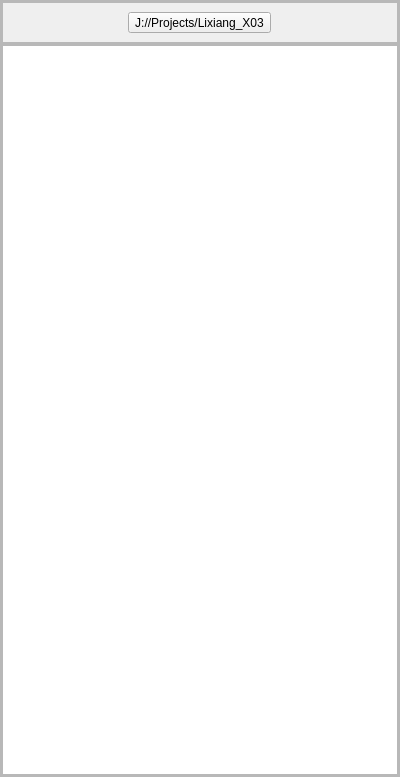
<?xml version="1.0" encoding="UTF-8"?>
<ui version="4.0">
 <class>Form</class>
 <widget class="QWidget" name="Form">
  <property name="geometry">
   <rect>
    <x>0</x>
    <y>0</y>
    <width>400</width>
    <height>777</height>
   </rect>
  </property>
  <property name="sizePolicy">
   <sizepolicy hsizetype="Preferred" vsizetype="Preferred">
    <horstretch>0</horstretch>
    <verstretch>0</verstretch>
   </sizepolicy>
  </property>
  <property name="minimumSize">
   <size>
    <width>0</width>
    <height>0</height>
   </size>
  </property>
  <property name="baseSize">
   <size>
    <width>500</width>
    <height>0</height>
   </size>
  </property>
  <property name="windowTitle">
   <string>Form</string>
  </property>
  <property name="styleSheet">
   <string notr="true"/>
  </property>
  <layout class="QHBoxLayout" name="horizontalLayout">
   <property name="leftMargin">
    <number>0</number>
   </property>
   <property name="topMargin">
    <number>0</number>
   </property>
   <property name="rightMargin">
    <number>0</number>
   </property>
   <property name="bottomMargin">
    <number>0</number>
   </property>
   <item>
    <widget class="QFrame" name="uiFrameFileSystem">
     <property name="sizePolicy">
      <sizepolicy hsizetype="Preferred" vsizetype="Preferred">
       <horstretch>0</horstretch>
       <verstretch>0</verstretch>
      </sizepolicy>
     </property>
     <property name="styleSheet">
      <string notr="true"/>
     </property>
     <property name="frameShape">
      <enum>QFrame::StyledPanel</enum>
     </property>
     <property name="frameShadow">
      <enum>QFrame::Raised</enum>
     </property>
     <layout class="QVBoxLayout" name="verticalLayout">
      <property name="spacing">
       <number>0</number>
      </property>
      <property name="leftMargin">
       <number>0</number>
      </property>
      <property name="topMargin">
       <number>0</number>
      </property>
      <property name="rightMargin">
       <number>0</number>
      </property>
      <property name="bottomMargin">
       <number>0</number>
      </property>
      <item>
       <widget class="QFrame" name="uiFrameFileSystemTitleBar">
        <property name="sizePolicy">
         <sizepolicy hsizetype="Expanding" vsizetype="Fixed">
          <horstretch>0</horstretch>
          <verstretch>0</verstretch>
         </sizepolicy>
        </property>
        <property name="minimumSize">
         <size>
          <width>0</width>
          <height>40</height>
         </size>
        </property>
        <property name="cursor">
         <cursorShape>ArrowCursor</cursorShape>
        </property>
        <property name="toolTip">
         <string>Reset Project Folder</string>
        </property>
        <property name="styleSheet">
         <string notr="true"/>
        </property>
        <property name="frameShape">
         <enum>QFrame::StyledPanel</enum>
        </property>
        <property name="frameShadow">
         <enum>QFrame::Raised</enum>
        </property>
        <layout class="QHBoxLayout" name="horizontalLayout_6">
         <property name="spacing">
          <number>0</number>
         </property>
         <property name="leftMargin">
          <number>0</number>
         </property>
         <property name="topMargin">
          <number>0</number>
         </property>
         <property name="rightMargin">
          <number>0</number>
         </property>
         <property name="bottomMargin">
          <number>0</number>
         </property>
         <item>
          <widget class="QFrame" name="frame_8">
           <property name="sizePolicy">
            <sizepolicy hsizetype="Expanding" vsizetype="Preferred">
             <horstretch>0</horstretch>
             <verstretch>0</verstretch>
            </sizepolicy>
           </property>
           <property name="cursor">
            <cursorShape>ArrowCursor</cursorShape>
           </property>
           <property name="focusPolicy">
            <enum>Qt::NoFocus</enum>
           </property>
           <property name="contextMenuPolicy">
            <enum>Qt::DefaultContextMenu</enum>
           </property>
           <property name="styleSheet">
            <string notr="true"/>
           </property>
           <property name="frameShape">
            <enum>QFrame::StyledPanel</enum>
           </property>
           <property name="frameShadow">
            <enum>QFrame::Raised</enum>
           </property>
           <layout class="QHBoxLayout" name="horizontalLayout_8">
            <item alignment="Qt::AlignHCenter">
             <widget class="QToolButton" name="ui_btn_disconnect_project_folder">
              <property name="enabled">
               <bool>true</bool>
              </property>
              <property name="sizePolicy">
               <sizepolicy hsizetype="Expanding" vsizetype="Fixed">
                <horstretch>0</horstretch>
                <verstretch>0</verstretch>
               </sizepolicy>
              </property>
              <property name="cursor">
               <cursorShape>PointingHandCursor</cursorShape>
              </property>
              <property name="focusPolicy">
               <enum>Qt::StrongFocus</enum>
              </property>
              <property name="contextMenuPolicy">
               <enum>Qt::DefaultContextMenu</enum>
              </property>
              <property name="text">
               <string>J://Projects/Lixiang_X03</string>
              </property>
              <property name="icon">
               <iconset resource="files.qrc">
                <normaloff>:/20x20/icons/20x20/cil-x.png</normaloff>:/20x20/icons/20x20/cil-x.png</iconset>
              </property>
              <property name="iconSize">
               <size>
                <width>16</width>
                <height>16</height>
               </size>
              </property>
              <property name="toolButtonStyle">
               <enum>Qt::ToolButtonTextBesideIcon</enum>
              </property>
             </widget>
            </item>
           </layout>
          </widget>
         </item>
        </layout>
       </widget>
      </item>
      <item>
       <widget class="QFrame" name="frame_1">
        <property name="sizePolicy">
         <sizepolicy hsizetype="Expanding" vsizetype="Preferred">
          <horstretch>0</horstretch>
          <verstretch>0</verstretch>
         </sizepolicy>
        </property>
        <property name="frameShape">
         <enum>QFrame::StyledPanel</enum>
        </property>
        <property name="frameShadow">
         <enum>QFrame::Raised</enum>
        </property>
        <layout class="QVBoxLayout" name="verticalLayout_2">
         <property name="leftMargin">
          <number>0</number>
         </property>
         <property name="topMargin">
          <number>0</number>
         </property>
         <property name="rightMargin">
          <number>0</number>
         </property>
         <property name="bottomMargin">
          <number>0</number>
         </property>
         <item>
          <widget class="QTreeView" name="tree">
           <property name="enabled">
            <bool>true</bool>
           </property>
           <property name="minimumSize">
            <size>
             <width>0</width>
             <height>0</height>
            </size>
           </property>
           <property name="animated">
            <bool>false</bool>
           </property>
           <attribute name="headerVisible">
            <bool>false</bool>
           </attribute>
          </widget>
         </item>
        </layout>
       </widget>
      </item>
     </layout>
    </widget>
   </item>
  </layout>
 </widget>
 <resources>
  <include location="files.qrc"/>
 </resources>
 <connections/>
</ui>
